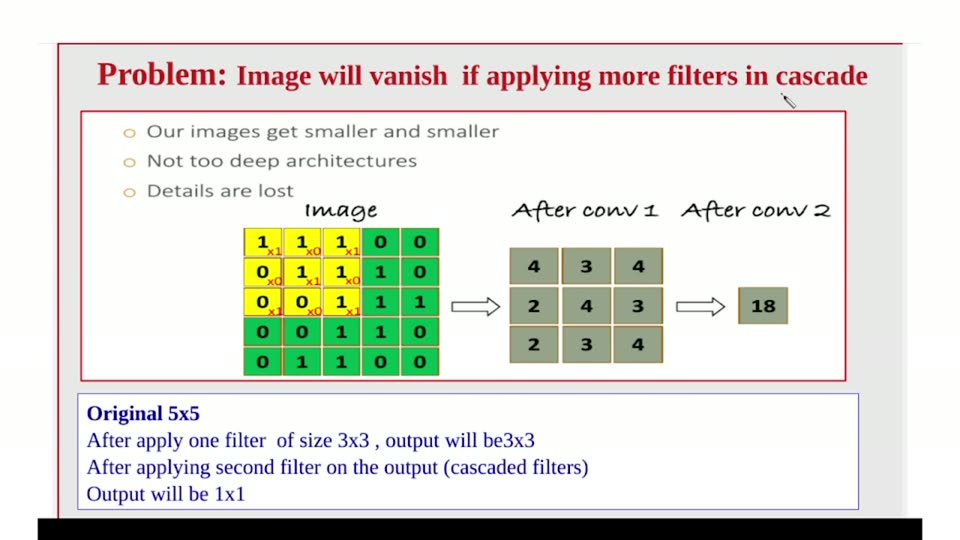
#> input picture videos/deep-learning/001_introduction/unique_slides/slide_043.jpg, 960 x 540 px, found by its file name
$ python verify_callout_edge.py
#> lines starting #> are read from the running program, lines starting #| are printed output that depends on the picture; after the words box and inside, x2 and y2 are one past the last pixel; in counts of white or black regions, pixels touching at a corner belong together
#!/usr/bin/env python3
"""Verification probe (read-only): is x615 a full-height cursor line, and where is the
original callout's right border? Settles the peer's x331..644.5 box vs x333..615."""
import numpy as np
from PIL import Image

im = Image.open('/home/ahmed/Projects/ai_llm_slides/videos/deep-learning/002_transformers_part2/unique_slides/slide_043.jpg').convert('RGB')
#> im is the input picture: PIL image 960x540 RGB; mean R, G, B 222.3, 224.5, 216.4
a = np.asarray(im).astype(int)
lum = 0.299 * a[:, :, 0] + 0.587 * a[:, :, 1] + 0.114 * a[:, :, 2]
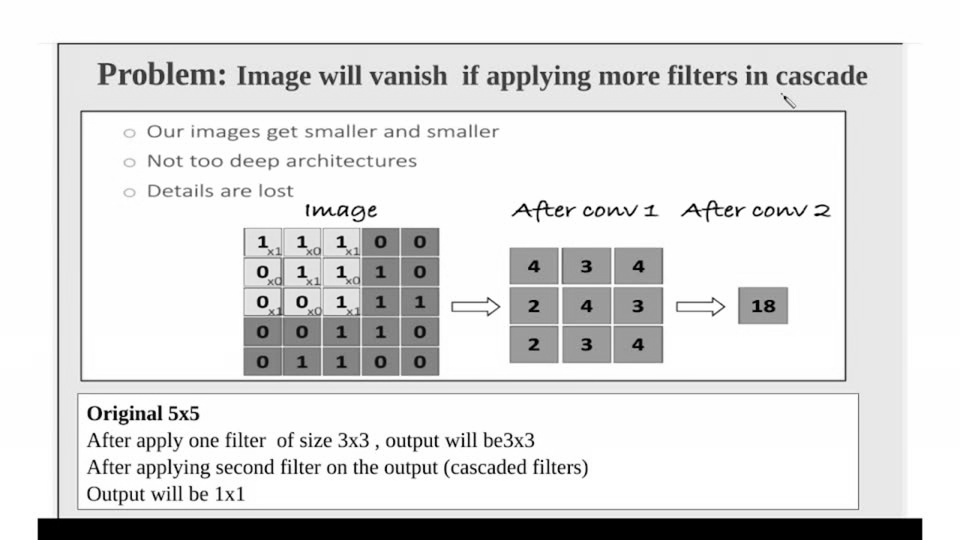
#> lum: shape (540, 960) float64; min 0, max 255, mean 222.9

print('--- x613..617 column profile OUTSIDE the callout rows (cursor test) ---')
for x in (613, 614, 615, 616, 617):
    above = lum[60:165, x]
    below = lum[275:350, x]
    print(f'x{x}: above-box rows lum<215: {(above < 215).sum()}/105, mean {above.mean():.0f}; below-box lum<215: {(below < 215).sum()}/75, mean {below.mean():.0f}')
#> this loop made 5 passes
#| x613: above-box rows lum<215: 8/105, mean 238; below-box lum<215: 60/75, mean 206
#| x614: above-box rows lum<215: 7/105, mean 238; below-box lum<215: 70/75, mean 153
#| x615: above-box rows lum<215: 18/105, mean 232; below-box lum<215: 71/75, mean 155
#| x616: above-box rows lum<215: 18/105, mean 222; below-box lum<215: 72/75, mean 160
#| x617: above-box rows lum<215: 18/105, mean 220; below-box lum<215: 72/75, mean 160

print('--- full-height scan: any column with a long pale dip? x600..660, y50..510 ---')
for x in range(600, 661):
    col = lum[50:510, x]
    dips = (col < 215).sum()
    if dips > 200:
        print(f'x{x}: {dips}/460 rows lum<215')
#> this loop made 61 passes
#> dips on passes 1 to 12: 142, 142, 143, 144, 142, 130, 125, 143, 146, 144, 141, 133

print('--- callout right border: samples at y200, y230, y250 across x605..660 ---')
for y in (200, 230, 250):
    row = [(x, tuple(a[y, x])) for x in range(605, 661, 5)]
    print(f'y{y}: {row}')
#> this loop made 3 passes
#> (printed output is left out)

print('--- cream fill extent at y200/y230 (r>245,g>245,200<b<248) ---')
cream = (a[:, :, 0] > 245) & (a[:, :, 1] > 245) & (a[:, :, 2] > 200) & (a[:, :, 2] < 248)
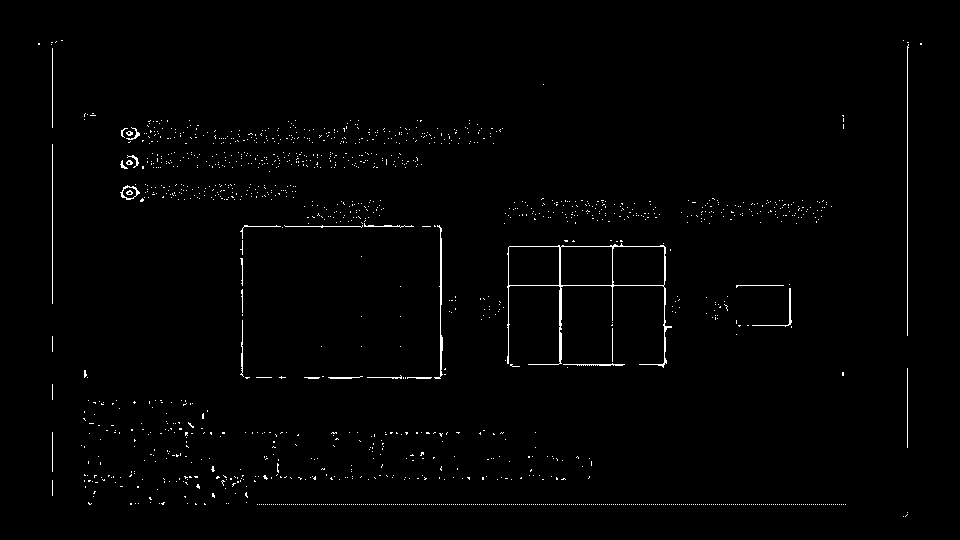
#> cream: shape (540, 960) bool; 1.1% white in thin lines or dots, all inside (x1, y1, x2, y2) = (38, 40, 922, 517)
for y in (200, 230):
    xs = np.where(cream[y, 330:660])[0]
    if len(xs):
        print(f'y{y}: cream x {xs.min()+330}..{xs.max()+330} n={len(xs)}')
#> this loop made 2 passes
#> xs on passes 1 to 2: [40, 50, 222, 235, 251, 252, 271, 272, 273], [110, 111]
#| y200: cream x 370..603 n=9
#| y230: cream x 440..441 n=2

print('--- RENDER comparison: cream extent + border position in render_1.png ---')
#> (the run stopped early here; a loop or call above may not have finished)

$ run again, with videos/deep-learning/001_introduction/unique_slides/slide_002.jpg copied over videos/deep-learning/001_introduction/unique_slides/slide_043.jpg
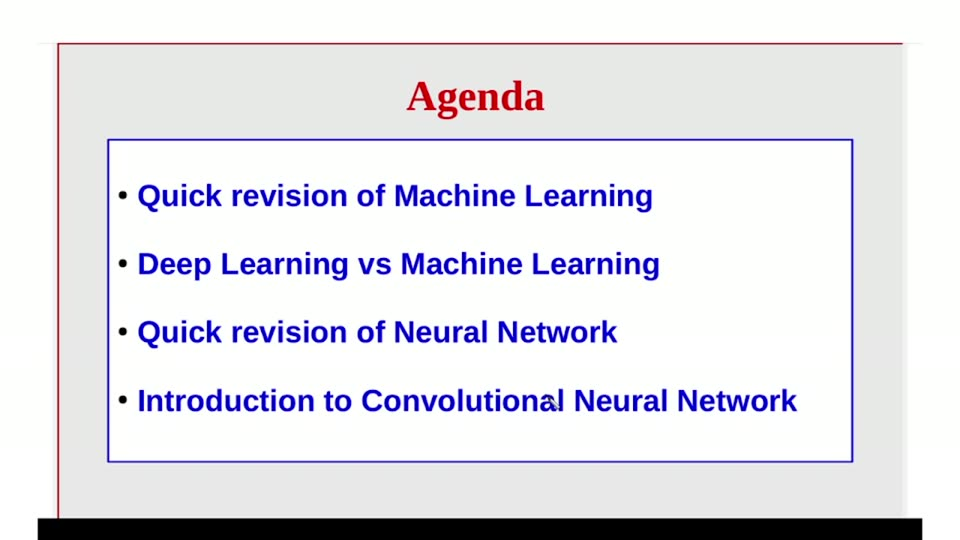
#> input picture videos/deep-learning/001_introduction/unique_slides/slide_002.jpg, 960 x 540 px, found by its file name
#> im is the input picture: PIL image 960x540 RGB; mean R, G, B 226.2, 225.4, 231.9
#> `lum = 0.299 * a[:, :, 0] + 0.587 * a[:, :, 1] + 0.114 * a[:, :, 2]`:
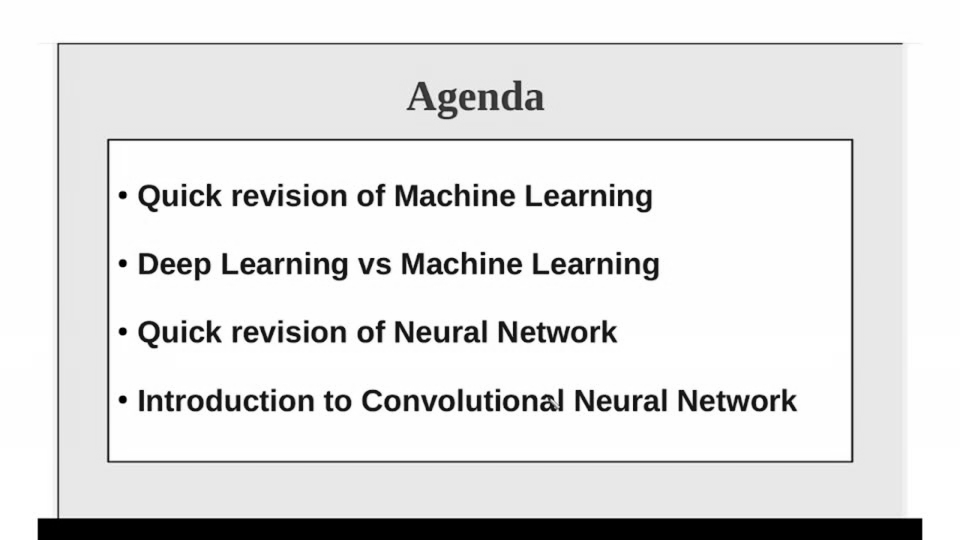
#> lum: shape (540, 960) float64; min 0, max 255, mean 226.4
#> the loop `for x in (613, 614, 615, 616, 617):` made 5 passes
#| x613: above-box rows lum<215: 3/105, mean 234; below-box lum<215: 13/75, mean 220
#| x614: above-box rows lum<215: 3/105, mean 234; below-box lum<215: 11/75, mean 228
#| x615: above-box rows lum<215: 3/105, mean 234; below-box lum<215: 8/75, mean 237
#| x616: above-box rows lum<215: 3/105, mean 234; below-box lum<215: 5/75, mean 246
#| x617: above-box rows lum<215: 3/105, mean 234; below-box lum<215: 1/75, mean 252
#> the loop `for x in range(600, 661):` made 61 passes
#> dips on passes 1 to 8: 47, 57, 75, 61, 61, 61, 60, 33
#> the loop `for y in (200, 230, 250):` made 3 passes
#> (printed output is left out)
#> `cream = (a[:, :, 0] > 245) & (a[:, :, 1] > 245) & (a[:, :, 2] > 200) &..`:
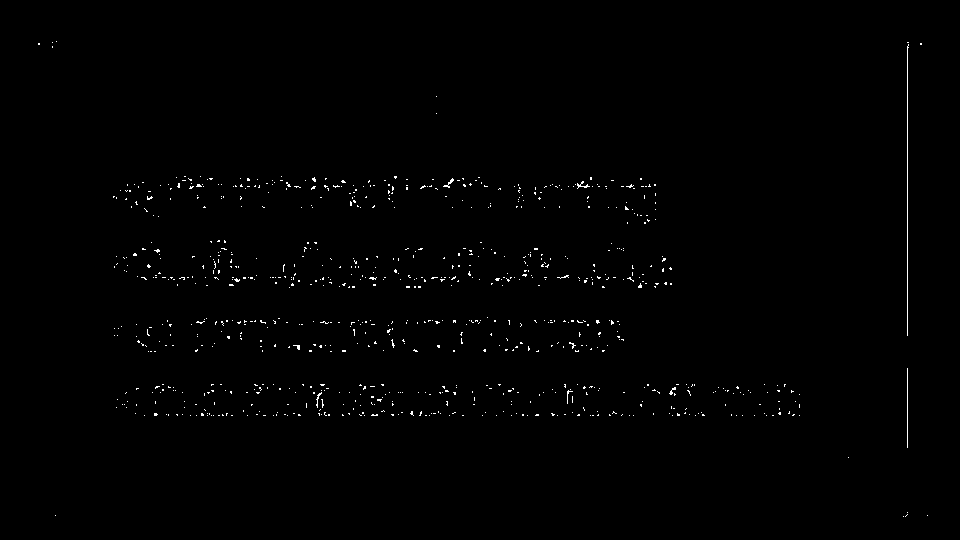
#> cream: shape (540, 960) bool; 0.61% white in thin lines or dots, all inside (x1, y1, x2, y2) = (38, 41, 928, 517)
#> the loop `for y in (200, 230):` made 2 passes
#> xs on pass 1: [23, 24, 132, 193]
#> (printed output is left out)

$ run again, with videos/deep-learning/001_introduction/unique_slides/slide_008.jpg copied over videos/deep-learning/001_introduction/unique_slides/slide_043.jpg
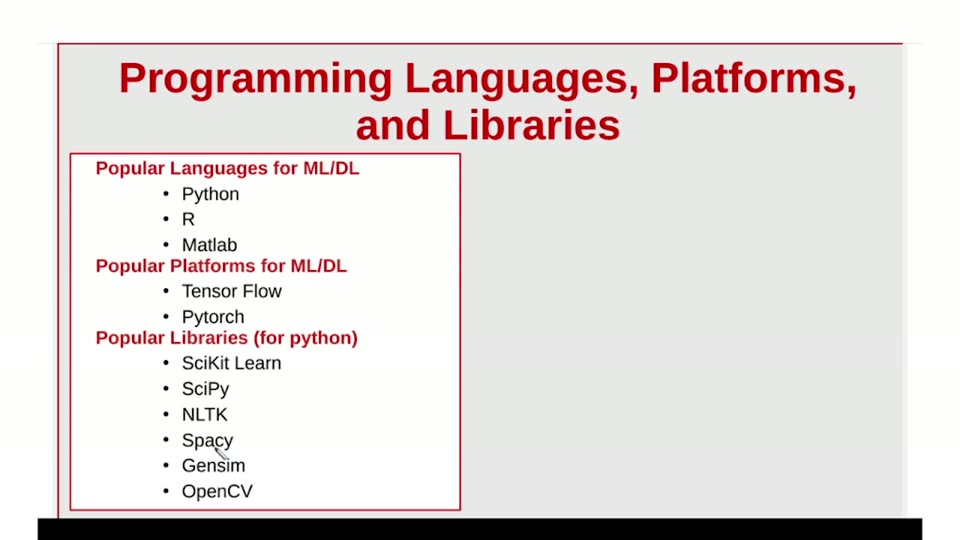
#> input picture videos/deep-learning/001_introduction/unique_slides/slide_008.jpg, 960 x 540 px, found by its file name
#> im is the input picture: PIL image 960x540 RGB; mean R, G, B 228.9, 223, 221.8
#> `lum = 0.299 * a[:, :, 0] + 0.587 * a[:, :, 1] + 0.114 * a[:, :, 2]`:
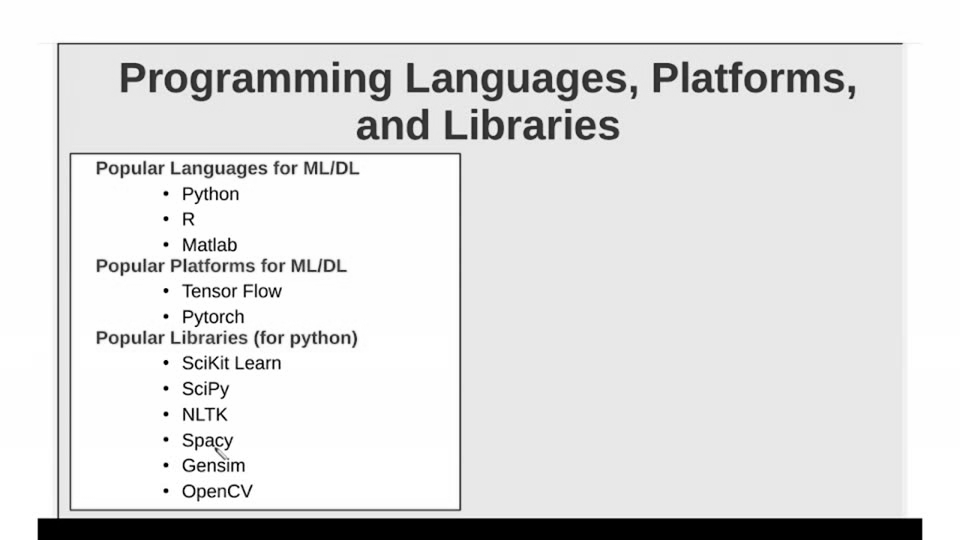
#> lum: shape (540, 960) float64; min 0, max 255, mean 224.6
#> the loop `for x in (613, 614, 615, 616, 617):` made 5 passes
#| x613: above-box rows lum<215: 39/105, mean 180; below-box lum<215: 0/75, mean 232
#| x614: above-box rows lum<215: 38/105, mean 179; below-box lum<215: 0/75, mean 232
#| x615: above-box rows lum<215: 36/105, mean 181; below-box lum<215: 0/75, mean 232
#| x616: above-box rows lum<215: 34/105, mean 185; below-box lum<215: 0/75, mean 232
#| x617: above-box rows lum<215: 31/105, mean 190; below-box lum<215: 0/75, mean 232
#> the loop `for x in range(600, 661):` made 61 passes
#> dips on passes 1 to 8: 30, 31, 27, 21, 20, 23, 29, 33
#> the loop `for y in (200, 230, 250):` made 3 passes
#> (printed output is left out)
#> `cream = (a[:, :, 0] > 245) & (a[:, :, 1] > 245) & (a[:, :, 2] > 200) &..`:
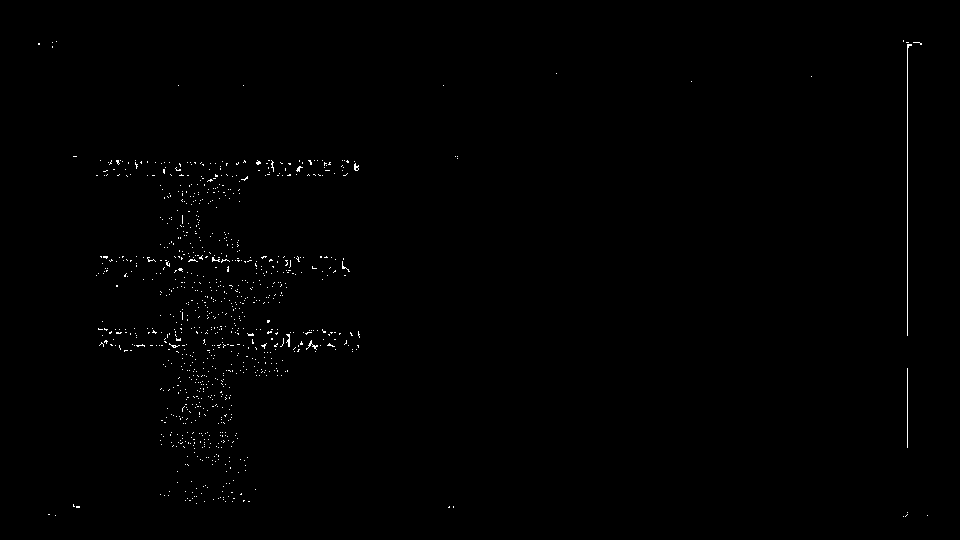
#> cream: shape (540, 960) bool; 0.46% white in thin lines or dots, all inside (x1, y1, x2, y2) = (38, 40, 928, 517)
